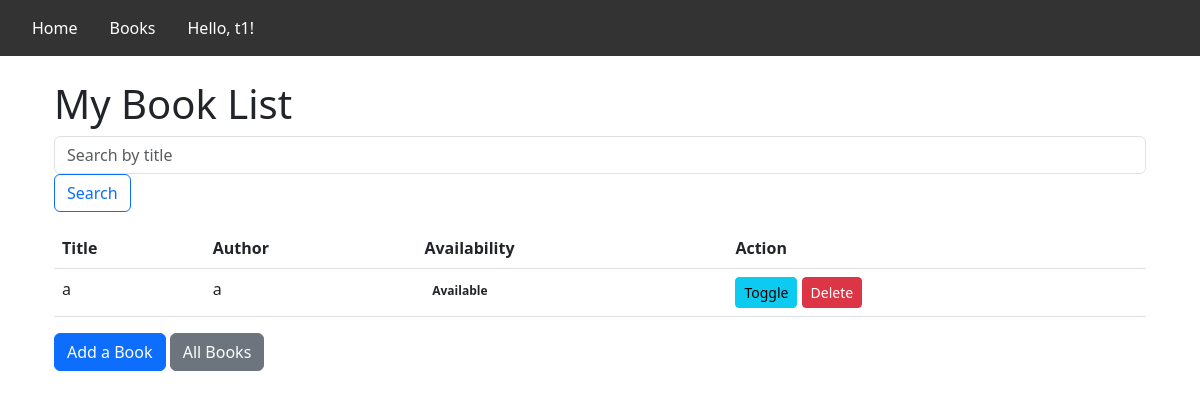
/books/ (signed in), run on an earlier commit of the app's database.
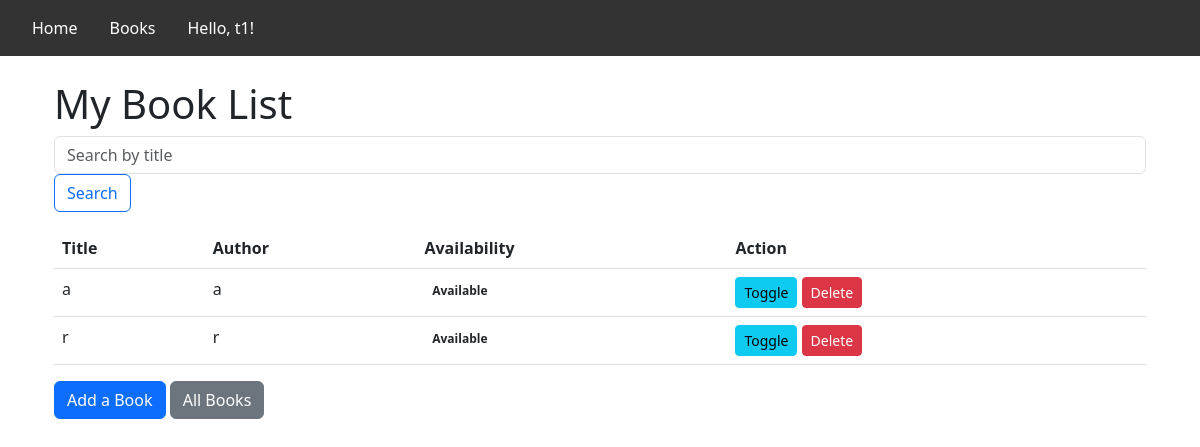
And on a later commit of the database.
### books/models.py (models this page shows)
class Book(models.Model):
    title = models.CharField(max_length=255)
    author = models.CharField(max_length=255)
    owner = models.ForeignKey(User, on_delete=models.CASCADE)
    available_for_borrow = models.BooleanField(default=True)

### books/views.py (the view)
# urls.py: path("", views.book_list, name="book_list"),
@login_required(login_url='login')
def book_list(request):
    books = Book.objects.all()
    query = request.GET.get('search', '')
    if query:
        books = books.filter(title__icontains=query)
    return render(request, 'books/book_list.html', {'books': books, 'query': query})

### books/templates/books/book_list.html (shortened to what this page needs)
{% extends 'components/main.html' %}
{% block content %}
<div class="container mt-4">
    <h1>My Book List</h1>
    <form method="get" action="{% url 'book_list' %}" class="form-inline mb-3">
        <div class="form-group">
            <input type="text" class="form-control" name="search" placeholder="Search by title" value="{{ query }}">
        </div>
        <button type="submit" class="btn btn-outline-primary">Search</button>
    </form>
    <table class="table">
        <thead class="thead-dark">
            <tr>
                <th>Title</th>
                <th>Author</th>
                <th>Availability</th>
                <th>Action</th>
            </tr>
        </thead>
        <tbody>
            {% for book in books %}
            <tr>
                <td>{{ book.title }}</td>
                <td>{{ book.author }}</td>
                <td>
                    {% if book.available_for_borrow %}
                    <span class="badge badge-success text-dark">Available</span>
                    {% else %}
                    <span class="badge badge-danger text-dark">Not Available</span>
                    {% endif %}
                </td>
                <td>
                    <a href="{% url 'update_availability' book.id %}" class="btn btn-info btn-sm">Toggle</a>
                    <form method="post" action="{% url 'delete_book' book.id %}" style="display:inline;">
                        <button type="submit" class="btn btn-danger btn-sm">Delete</button>
                    </form>
                </td>
            </tr>
            {% endfor %}
        </tbody>
    </table>
    <a href="{% url 'add_book' %}" class="btn btn-primary">Add a Book</a>
    <a href="{% url 'book_list' %}" class="btn btn-secondary">All Books</a>
</div>
{% endblock %}

### templates/components/main.html (shortened to what this page needs)
<!DOCTYPE html>
<html lang="en">
<head>
    <link href="https://cdn.jsdelivr.net/npm/bootstrap@5.3.0/dist/css/bootstrap.min.css" rel="stylesheet">
</head>
<body>
    {% include 'components/header.html' %}
    <main class="container">
        {% block content %}
        {% endblock %}
    </main>
</body>
</html>

### templates/components/header.html
<header>
    {% include 'components/navbar.html' %}
</header>

### templates/components/navbar.html (shortened to what this page needs)
<nav>
  <ul>
    <li><a href="/">Home</a></li>
    <li><a href="/books">Books</a></li>
    {% if user.is_authenticated %}
    <li>Hello, {{ user.username }}!</li>
    {% else %}
    <li><a href="{% url 'login' %}">Login</a></li>
    {% endif %}
  </ul>
</nav>

### templates/components/navbar.html (style rules this page uses)
nav { background-color: #333; color: #fff; display: flex; justify-content: space-between; padding: 1rem; }
nav ul { display: flex; list-style: none; margin: 0; padding: 0; }
nav li { margin: 0 1rem; }
nav a { color: #fff; text-decoration: none; }

What changed in the data, as far as the page shows it:
added Book: title "r", author "r", available_for_borrow "Available"
